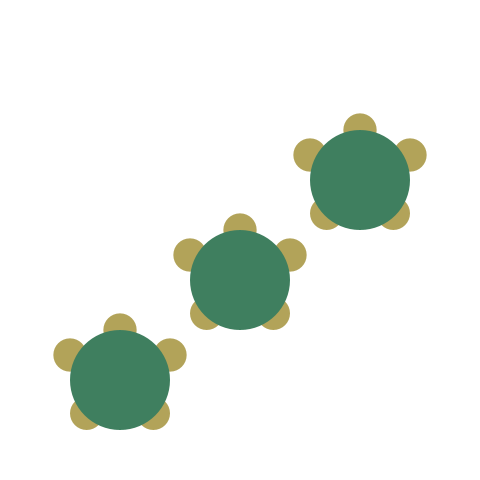
Frame 1 (no input)
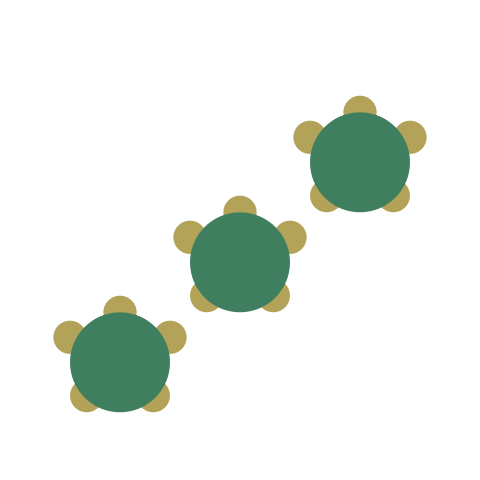
Frame 60 (the mouse pressed at the canvas centre just before this capture)
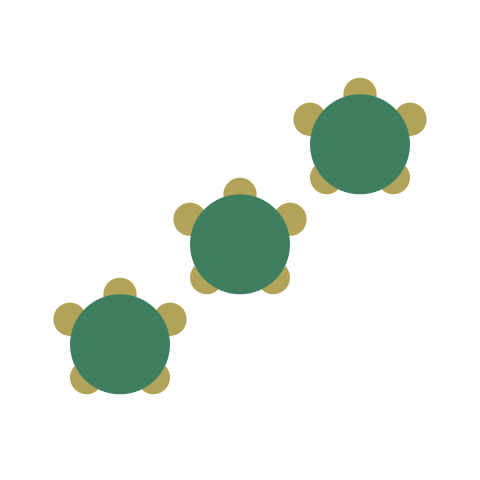
Frame 120 (the mouse held since frame 60 and released just before this capture)

The Processing sketch that drew these frames (run headless with seeded random() and noise(); from frame 60 on, the mouse is pressed at the canvas centre):

// Processing sketch: turtles
// ── turtles.pde
final float turtleD  = 100;        // 亀の大きさ(甲羅の直径)
int n = 3;
Turtle turtles[];

void setup() {
  size(480, 480);
  noStroke();
  colorMode(HSB, 360, 100, 100);
  turtles = new Turtle[n];
  for(int i = 0; i < n; i++){
    turtles[i] = new Turtle(turtleD, (i + 1) * width / (n + 1), height - turtleD * (i + 1));
  }
}

void draw() {
  background(0, 0, 100);
  for(int i = 0; i < n; i++){
    turtles[i].drawFigure();
    turtles[i].move();
  }
}

class Turtle {
  final float vx0 = 0;
  final float vy0 = -0.3;
  float x;
  float y;
  float vx;
  float vy;
  float d;
  Shell shell;
  Head head;
  HandAndFoot handR;
  HandAndFoot handL;
  HandAndFoot footR;
  HandAndFoot footL;
  Turtle(float d, float x, float y) {  // 甲羅の直径と中心の初期位置
    this.d = d;
    this.x = x;
    this.y = y;
    vx = vx0;
    vy = vy0;
    head = new Head(d / 3, 0, - d / 2);
    shell = new Shell(d, 0, 0);
    handR = new HandAndFoot(d / 3, d / 2, - d / 4);
    handL = new HandAndFoot(d / 3, - d / 2, - d / 4);
    footR = new HandAndFoot(d / 3, d / 3, d / 3);
    footL = new HandAndFoot(d / 3, - d / 3, d / 3);
  }
  void drawFigure() {
    head.drawFigure(x, y);         // 頭を描画する
    handR.drawFigure(x, y);
    handL.drawFigure(x, y);
    footR.drawFigure(x, y);
    footL.drawFigure(x, y);
    shell.drawFigure(x, y);        // 甲羅を描画する
  }
  void move() {
    x += vx;
    if (head.getTopY(y) > 0) {
      y += vy;
    }
  }
}

/** 甲羅 */
class Shell {
  float d;                 // 甲羅の直径
  float offsetX;           // 体の中心からのx方向のoffset
  float offsetY;           // 体の中心からのy方向のoffset
  Shell(float d, float offsetX, float offsetY) { //
    this.d = d;
    this.offsetX = offsetX;
    this.offsetY = offsetY;
  }
  void drawFigure(float baseX, float baseY) {
    fill(150, 50, 50);
    ellipse(baseX + offsetX, baseY + offsetY, d, d);
  }
}

/** 頭 */
class Head {
  float d;                 // 頭の直径
  float offsetX;           // 体の中心からのx方向のoffset
  float offsetY;           // 体の中心からのy方向のoffset
  Head(float d, float offsetX, float offsetY) {
    this.d = d;
    this.offsetX = offsetX;
    this.offsetY = offsetY;
  }
  /** 頭頂のy座標を返す */
  float getTopY(float baseY) {
    return baseY + offsetY - d / 2;
  }
  void drawFigure(float baseX, float baseY) {
    fill(50, 50, 70);
    ellipse(baseX + offsetX, baseY + offsetY, d, d);
  }
}

class HandAndFoot {
  float d;                 // 頭の直径
  float offsetX;           // 体の中心からのx方向のoffset
  float offsetY;           // 体の中心からのy方向のoffset
  HandAndFoot(float d, float offsetX, float offsetY) {
    this.d = d;
    this.offsetX = offsetX;
    this.offsetY = offsetY;
  }
  void drawFigure(float baseX, float baseY) {
    fill(50, 50, 70);
    ellipse(baseX + offsetX, baseY + offsetY, d, d);
  }
}
